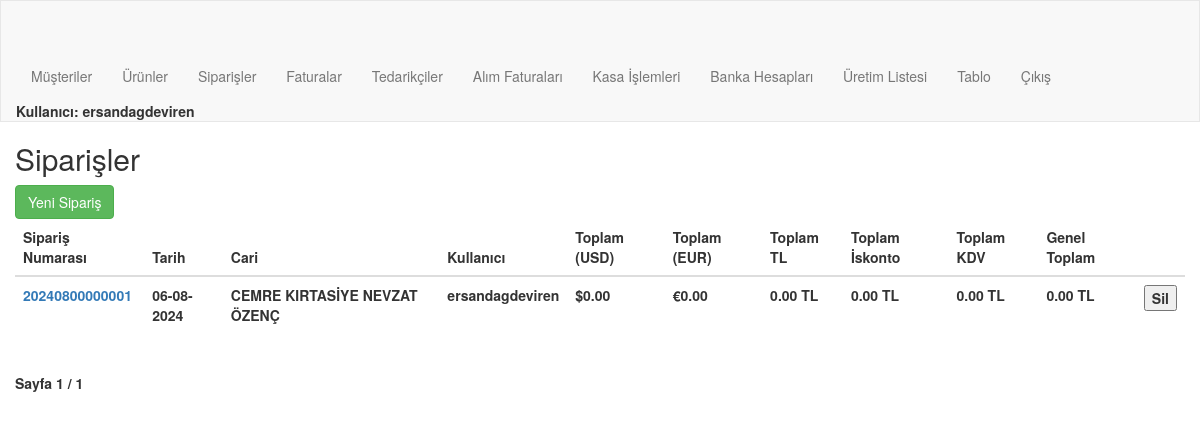
/order/orders/ (signed in), run on an earlier commit of the app's database.
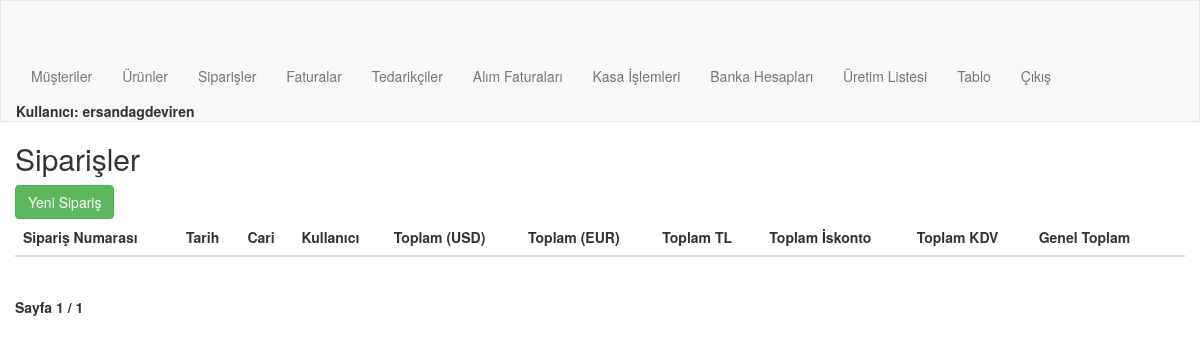
And on a later commit of the database.
### order/models.py (models this page shows, shortened)
class Order(models.Model):
    order_number = models.CharField(max_length=20, unique=True, blank=True)
    customer = models.ForeignKey(Customer, on_delete=models.PROTECT, related_name="customer_orders")
    date = models.DateTimeField(auto_now_add=True)
    user = models.ForeignKey(User, on_delete=models.CASCADE, related_name="user_orders")
    is_billed = models.BooleanField(default=False)

class Customer(models.Model):
    user = models.ForeignKey(User, on_delete=models.CASCADE, related_name="user_customers",blank=True,null=True)
    customerCode = models.CharField(max_length=50)
    companyName = models.CharField(max_length=50)
    taxOffice = models.CharField(max_length=50)
    tax_number = models.CharField(max_length=50, blank=True)
    name = models.CharField(max_length=50, blank=True)
    middleName = models.CharField(max_length=50, blank=True)
    surname = models.CharField(max_length=50, blank=True)
    city = models.CharField(max_length=50)
    district = models.CharField(max_length=50)
    adress = models.CharField(max_length=250, blank=True)
    shipping_adress=models.CharField(max_length=250, blank=True)
    country = models.CharField(max_length=50, blank=True, default="Türkiye")
    email = models.EmailField(blank=True)
    telephone = models.CharField(max_length=11, blank=True)
    customerType = models.CharField(max_length=50, blank=True)
    contactPerson = models.CharField(max_length=50, blank=True)
    E_invoice=models.BooleanField(default=True)
    def __str__(self):
        return self.companyName

### order/views.py (the view, shortened to what this page needs)
# urls.py: path('orders/', views.order_list, name='order_list'),
@login_required
@user_passes_test(is_admin)
def order_list(request):
    if request.method == 'POST':
        order_id = request.POST.get('order_id')
        order = get_object_or_404(Order, id=order_id)
        order.delete()
        return redirect('order:order_list')
    orders = Order.objects.all().order_by('-date')
    orders_with_totals = []
    for order in orders:
        total_amount_usd = 0
        total_amount_eur = 0
        total_amount_tl = 0
        total_tax = 0
        total_discount = 0
        total_amount_tl = round(total_amount_tl, 2)
        total_amount_eur = round(total_amount_eur, 2)
        total_amount_usd = round(total_amount_usd, 2)
        total_discount = round(total_discount, 2)
        total_tax = round(total_tax, 2)
        grand_total = total_amount_tl + total_tax
        orders_with_totals.append({
            'order': order,
            'total_amount_usd': f"{total_amount_usd:,.2f}",
            'total_amount_eur': f"{total_amount_eur:,.2f}",
            'total_amount_tl': f"{total_amount_tl:,.2f}",
            'total_discount': f"{total_discount:,.2f}",
            'total_tax': f"{total_tax:,.2f}",
            'grand_total': f"{grand_total:,.2f}",
            'order_date': order.date.strftime('%d-%m-%Y'),  # Adding the order date
        })
    paginator = Paginator(orders_with_totals, 50)  # Show 20 orders per page
    page_number = request.GET.get('page')
    page_obj = paginator.get_page(page_number)
    return render(request, 'order/order_list.html', {'page_obj': page_obj})

### order/views.py (called while the page is built)
def is_admin(user):
    return user.is_authenticated and user.is_staff

### order/Templates/order/order_list.html (shortened to what this page needs)
{% extends "order/navbar.html" %}
{% block content %}
<body>
    <h2>Siparişler</h2>
    <a href="{% url 'order:customer_list' %}" class="btn btn-success mb-2">Yeni Sipariş</a>
    <table class="table">
        <thead>
            <tr>
                <th>Sipariş Numarası</th>
                <th>Tarih</th>
                <th>Cari</th>
                <th>Kullanıcı</th>
                <th>Toplam (USD)</th>
                <th>Toplam (EUR)</th>
                <th>Toplam TL</th>
                <th>Toplam İskonto</th>
                <th>Toplam KDV</th>
                <th>Genel Toplam</th>
                <th></th>
            </tr>
        </thead>
        <tbody>
            {% for order_with_total in page_obj %}
            {% if not order_with_total.order.is_billed %}
            <tr>
                <td><a href="{% url 'order:order_detail' order_with_total.order.order_number %}">{{ order_with_total.order.order_number }}</a></td>
                <td>{{ order_with_total.order_date }}</td>
                <td>{{ order_with_total.order.customer }}</td>
                <td>{{ order_with_total.order.user.username }}</td>
                <td>${{ order_with_total.total_amount_usd }}</td>
                <td>€{{ order_with_total.total_amount_eur }}</td>
                <td>{{ order_with_total.total_amount_tl }} TL</td>
                <td>{{ order_with_total.total_discount }} TL</td>
                <td>{{ order_with_total.total_tax }} TL</td>
                <td><b>{{ order_with_total.grand_total }} TL</b></td>
                <td>
                    <form method="POST" onsubmit="return confirmDelete();">
                        <button type="submit" name="delete_order">Sil</button>
                    </form>
                </td>
            </tr>
            {% endif %}
            {% endfor %}
        </tbody>
    </table>
    <div class="pagination">
        <span class="step-links">
            <span class="current">
                Sayfa {{ page_obj.number }} / {{ page_obj.paginator.num_pages }}
            </span>
        </span>
    </div>
</body>
{% endblock %}

What changed in the data, as far as the page shows it:
removed Order: order.order_number "20240800000001", order_date "06-08-2024", order.customer "CEMRE KIRTASİYE NEVZAT ÖZENÇ", order.user.username "ersandagdeviren", total_amount_usd "0.00", total_amount_eur "0.00", total_amount_tl "0.00", total_discount "0.00", total_tax "0.00", grand_total "0.00"
